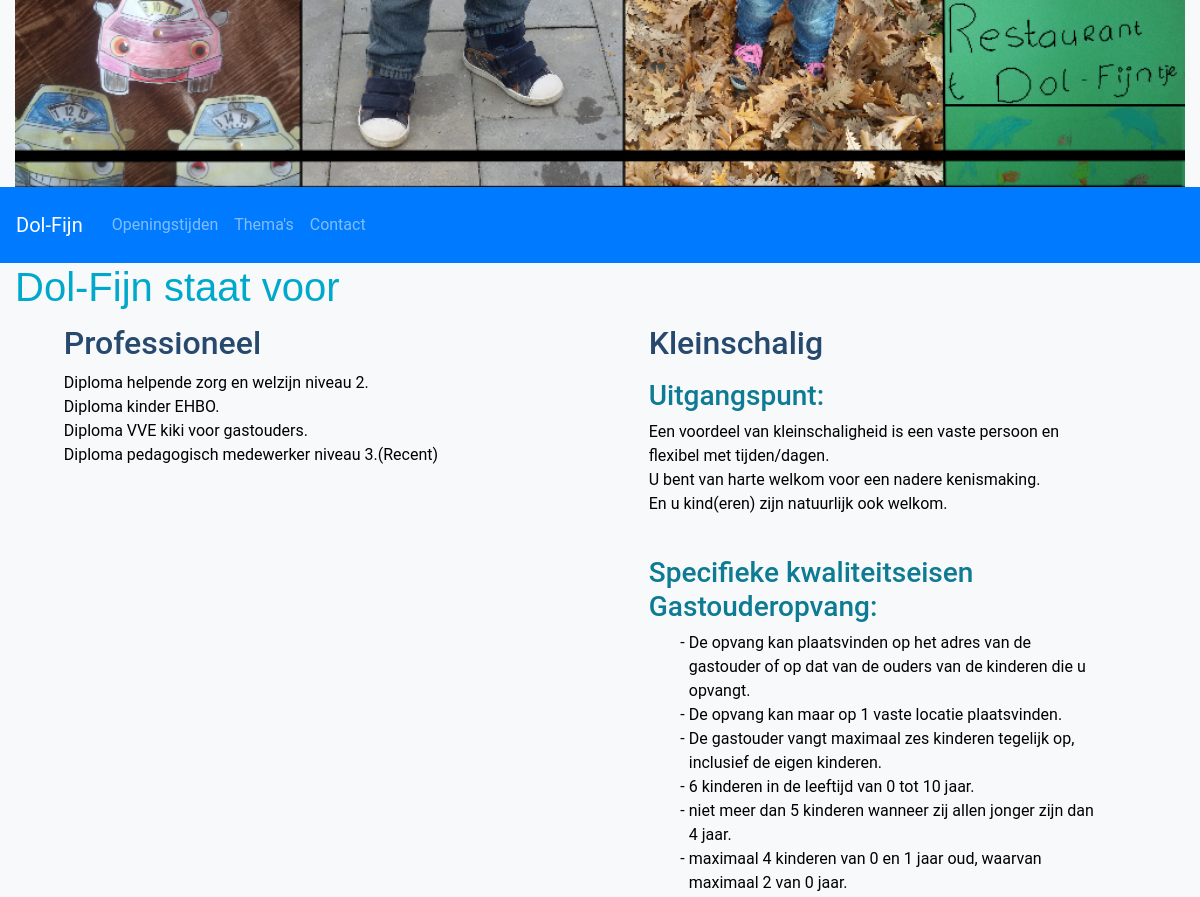
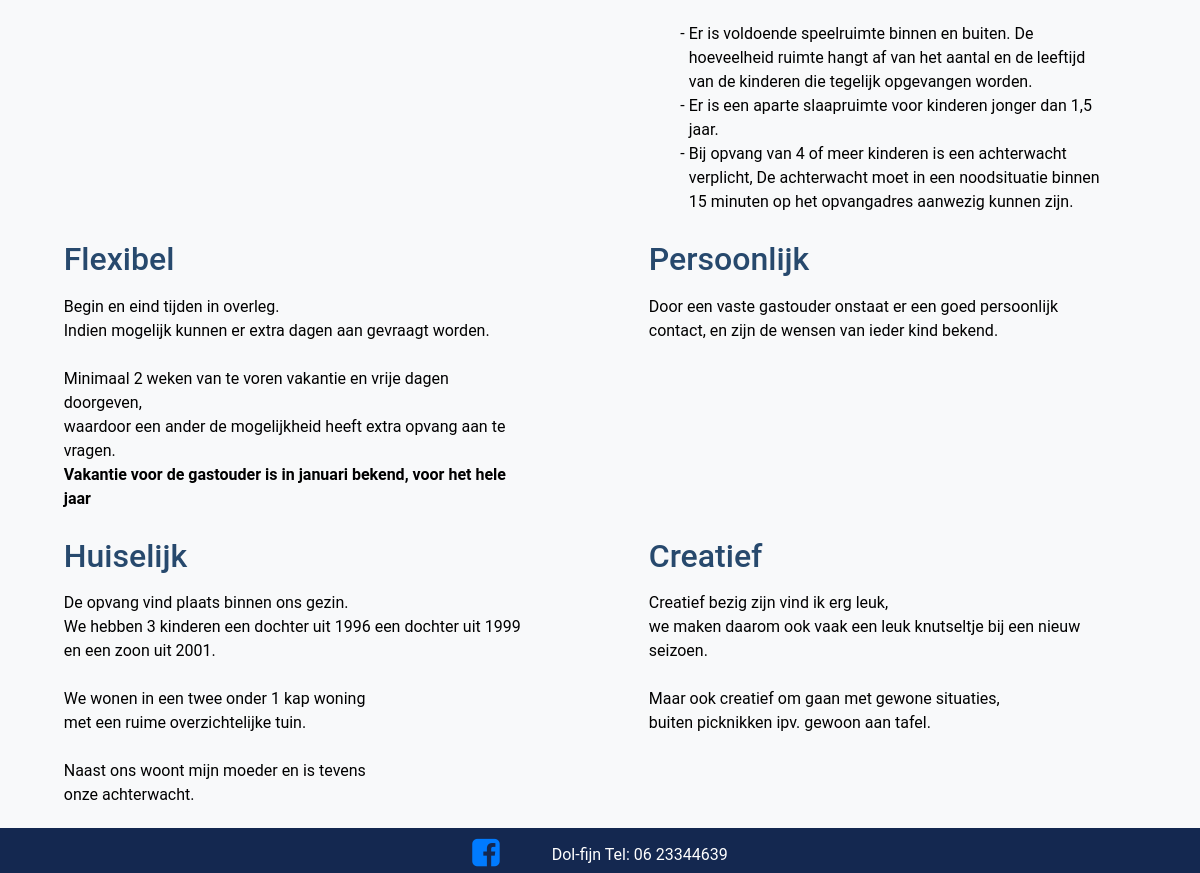
Page /gastouderopvang/dolfijnWebv2-php/Staatvoor/staatvoorPage on the committed database (2 pictures, top to bottom).
### tables this page shows
CREATE TABLE `staatvooritems` (
  `id` int(11) NOT NULL,
  `title` varchar(50) DEFAULT NULL,
  `text` mediumtext
);

### controller/c.StaatvoorController.php (called while the page is built, shortened)
<?php
require_once "model/m.StaatvoorModel.php";
class StaatvoorController
{
  public function __construct()
  {
    $this->StaatvoorModel = new StaatvoorModel();
  }
  public function staatvoorPage()
  {
    $staanvoor = $this->StaatvoorModel->readStaatvoorItems();
    include "view/staatvoor/staatvoor.php";
  }
}

### model/m.DataHandler.php (called while the page is built, shortened)
<?php
class DataHandler
{
  public function __construct($host, $dbdriver, $dbname, $username, $password)
  {
    $this->host = $host;
    $this->dbdriver = $dbdriver;
    $this->dbname = $dbname;
    $this->username = $username;
    $this->password = $password;
    try {
      $this->dbh = new PDO("$this->dbdriver:host=$this->host;dbname=$this->dbname", $this->username, $this->password);
      $this->dbh->setAttribute(PDO::ATTR_ERRMODE, PDO::ERRMODE_EXCEPTION);
      return true;
    } catch (PDOException $e) {
      echo "Connection with " . $this->dbdriver . " failed: " . $e->getMessage();
    }
  }
  public function readsData($sql)
  {
    return $this->dbh->query($sql, PDO::FETCH_ASSOC);
  }
}

### model/m.StaatvoorModel.php (called while the page is built, shortened)
<?php
require_once "model/m.Datahandler.php";
class StaatvoorModel
{
  public function __construct()
  {
    $this->DataHandler = new DataHandler("localhost", "mysql", "gastoude_websiteV2", "root", "");
  }
  public function readStaatvoorItems()
  {
    try{
    $sql = "SELECT * FROM staatvoorItems";
    $result = $this->DataHandler->readsData($sql);
    return $result;
    } catch(exception $e) {
      throw $e;
    }
  }
}

### view/staatvoor/staatvoor.php (the view, shortened to what this page needs)
<?php
require_once "view/navigatie/header.php";
?>
<h1 id='pageTitle'>Dol-Fijn staat voor</h1>
<section class='col-12 row justify-content-around'>
<?php
  $html = "";
  foreach($staanvoor as $staatvoor){
    $html .= "<div class='col-5'>";
    $html .= "<h2>$staatvoor[title]</h2>";
    $html .= "<p>$staatvoor[text]</p>";
    $html .= "</div>";
  }
  echo $html;
?>
</section>
<?php
require_once "view/navigatie/footer.php";
?>

### assets/styling/style.css (style rules this page uses)
html, body { font-family: Roboto, Oxygen, Ubuntu, Cantarell, "Open Sans", "Helvetica Neue", sans-serif; color: #000000; background-color: #f8f9fa; }
h1 { font-family: Tahoma, sans-serif; color: #00a8cc; }
#pageTitle { padding-left: 15px; }
h2 { color: #27496d; }
h3 { color: #0c7b93; }
div { padding: 5px; }
ul { list-style-type: '- '; }

### rows in the picture
staatvooritems: title "Professioneel", text "Diploma helpende zorg en welzijn niveau 2. Diploma kinder EHBO. Diploma VVE kiki voor gastouders. Diploma pedagogisch medewerker niveau 3.(Recent)"
staatvooritems: title "Kleinschalig", text "Uitgangspunt: Een voordeel van kleinschaligheid is een vaste persoon en flexibel met tijden/dagen. U bent van harte welkom voor een nadere kenismaking. En u kind(eren) zijn natuurlijk ook welkom. Specifieke kwaliteitseisen Gastouderopvang: De opvang kan plaatsvinden op het adres van de gastouder of op dat van de ouders van de kinderen die u opvangt. De opvang kan maar op 1 vaste locatie plaatsvinden. De gastouder vangt maximaal zes kinderen tegelijk op, inclusief de eigen kinderen. 6 kinderen in de leeftijd van 0 tot 10 jaar. niet meer dan 5 kinderen wanneer zij allen jonger zijn dan 4 jaar. maximaal 4 kinderen van 0 en 1 jaar oud, waarvan maximaal 2 van 0 jaar. Er is voldoende speelruimte…"
staatvooritems: title "Flexibel", text "Begin en eind tijden in overleg. Indien mogelijk kunnen er extra dagen aan gevraagt worden. Minimaal 2 weken van te voren vakantie en vrije dagen doorgeven, waardoor een ander de mogelijkheid heeft extra opvang aan te vragen. Vakantie voor de gastouder is in januari bekend, voor het hele jaar"
staatvooritems: title "Persoonlijk", text "Door een vaste gastouder onstaat er een goed persoonlijk contact, en zijn de wensen van ieder kind bekend."
staatvooritems: title "Huiselijk", text "De opvang vind plaats binnen ons gezin. We hebben 3 kinderen een dochter uit 1996 een dochter uit 1999 en een zoon uit 2001. We wonen in een twee onder 1 kap woning met een ruime overzichtelijke tuin. Naast ons woont mijn moeder en is tevens onze achterwacht."
staatvooritems: title "Creatief", text "Creatief bezig zijn vind ik erg leuk, we maken daarom ook vaak een leuk knutseltje bij een nieuw seizoen. Maar ook creatief om gaan met gewone situaties, buiten picknikken ipv. gewoon aan tafel."
